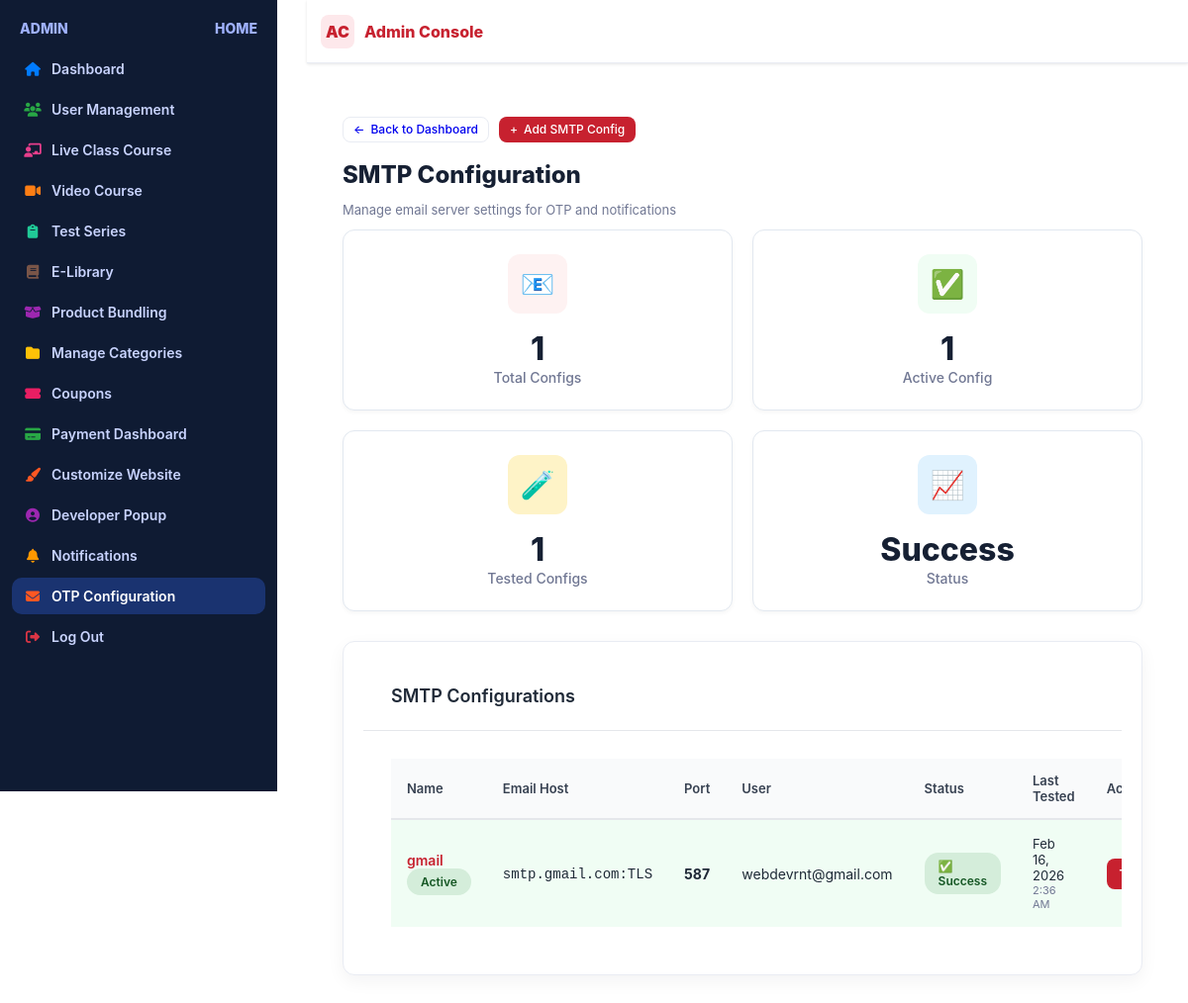
/smtp/ (signed in), run on an earlier commit of the app's database.
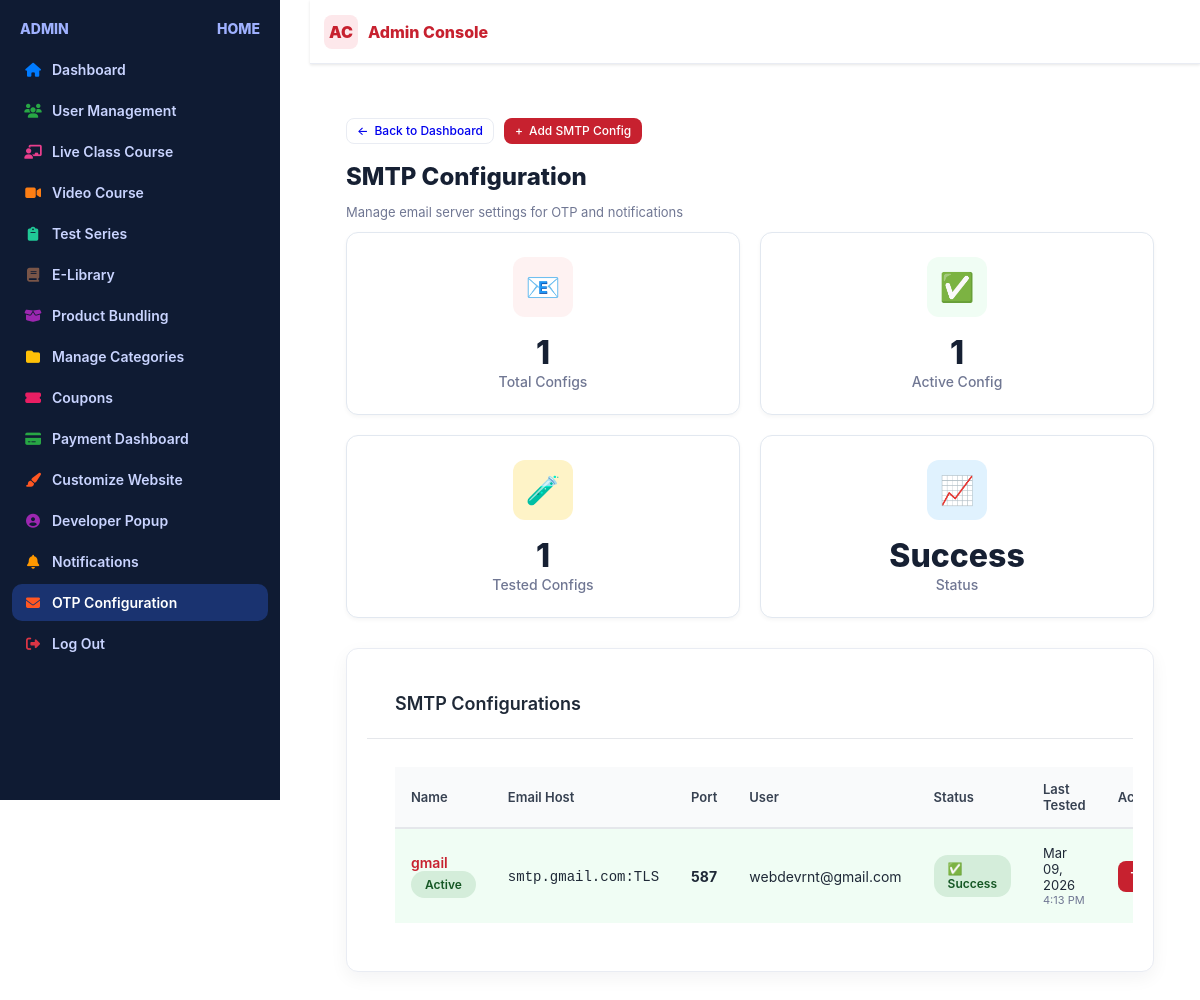
And on a later commit of the database.
### adminpanel/models.py (models this page shows, shortened)
class SMTPConfiguration(models.Model):
    BACKEND_CHOICES = [
        ('django.core.mail.backends.smtp.EmailBackend', 'SMTP Backend'),
        ('django.core.mail.backends.console.EmailBackend', 'Console Backend (Development)'),
    ]
    name = models.CharField(max_length=100, default="Default SMTP")
    email_backend = models.CharField(max_length=200, choices=BACKEND_CHOICES, default='django.core.mail.backends.smtp.EmailBackend')
    email_host = models.CharField(max_length=200, default='smtp.gmail.com', help_text="SMTP server hostname")
    email_port = models.IntegerField(default=587, help_text="SMTP server port (587 for TLS, 465 for SSL)")
    email_use_tls = models.BooleanField(default=True, help_text="Use TLS encryption")
    email_use_ssl = models.BooleanField(default=False, help_text="Use SSL encryption")
    email_host_user = models.EmailField(help_text="Email address for authentication")
    email_host_password = models.CharField(max_length=200, help_text="Email password or app password")
    default_from_email = models.EmailField(help_text="Default sender email address")
    is_active = models.BooleanField(default=True)
    created_at = models.DateTimeField(auto_now_add=True)
    updated_at = models.DateTimeField(auto_now=True)
    last_tested = models.DateTimeField(null=True, blank=True)
    test_status = models.CharField(max_length=20, choices=[
        ('success', 'Success'),
        ('failed', 'Failed'),
        ('pending', 'Pending')
    ], default='pending')
    class Meta:
        ordering = ['-is_active', '-created_at']
        verbose_name = "SMTP Configuration"
        verbose_name_plural = "SMTP Configurations"

### adminpanel/views.py (the view)
# urls.py: path('smtp/', views.smtp_configuration, name='smtp_configuration'),
@login_required
def smtp_configuration(request):
    configurations = SMTPConfiguration.objects.all()
    active_config = configurations.filter(is_active=True).first()
    context = {
        'configurations': configurations,
        'active_config': active_config,
        'total_configs': configurations.count(),
        'tested_configs': configurations.filter(test_status='success').count(),
    }
    return render(request, 'adminpanel/smtp_configuration.html', context)

### adminpanel/context_processors.py (called while the page is built)
def navbar_settings(request):
    try:
        settings = NavbarSettings.objects.filter(is_active=True).first()
        if not settings:
            settings = NavbarSettings.objects.create()
        return {'navbar_settings': settings}
    except Exception as e:
        print(f"Error in navbar_settings context processor: {e}")
        return {'navbar_settings': None}

def footer_settings(request):
    try:
        settings = FooterSettings.objects.filter(is_active=True).first()
        footer_links = FooterLink.objects.filter(is_active=True)
        footer_legal_links = FooterLegalLink.objects.filter(is_active=True)
        if not settings:
            settings = FooterSettings.objects.create()
        return {
            'footer_settings': settings,
            'footer_links': footer_links,
            'footer_legal_links': footer_legal_links,
        }
    except Exception as e:
        print(f"Error in footer_settings context processor: {e}")
        return {
            'footer_settings': None,
            'footer_links': [],
            'footer_legal_links': [],
        }

### adminpanel/templates/adminpanel/smtp_configuration.html (shortened to what the changed rows need)
{% extends 'admin_dashboard.html' %}
{% load static %}
{% block content %}
<div class="wrapper">
    <h1 class="h1">SMTP Configuration</h1>
    <div class="analytics-grid">
        <div class="analytics-card">
            <div class="analytics-icon icon-discount">📈</div>
            <div class="analytics-value">{% if active_config %}{{ active_config.test_status|title }}{% else %}None{% endif %}</div>
            <div class="analytics-label">Status</div>
        </div>
    </div>
    <div class="panel">
        {% if configurations %}
            <div class="admin-card-bd">
                <table class="admin-table">
                    <thead>
                        <tr>
                            <th>Name</th>
                            <th>Email Host</th>
                            <th>Port</th>
                            <th>User</th>
                            <th>Status</th>
                            <th>Last Tested</th>
                            <th>Actions</th>
                        </tr>
                    </thead>
                    <tbody>
                        {% for config in configurations %}
                            <tr {% if config.is_active %}style="background: #f0fdf4;"{% endif %}>
                                <td>
                                    <div class="coupon-code">
                                        {{ config.name }}
                                        {% if config.is_active %}
                                            <span class="status-badge status-active">Active</span>
                                        {% endif %}
                                    </div>
                                </td>
                                <td>
                                    <code>{{ config.email_host }}{% if config.email_use_tls %}:TLS{% endif %}{% if config.email_use_ssl %}:SSL{% endif %}</code>
                                </td>
                                <td><strong>{{ config.email_port }}</strong></td>
                                <td>{{ config.email_host_user }}</td>
                                <td>
                                    {% if config.test_status == 'success' %}
                                        <span class="status-badge status-active">✅ Success</span>
                                    {% elif config.test_status == 'failed' %}
                                        <span class="status-badge status-expired">❌ Failed</span>
                                    {% else %}
                                        <span class="status-badge status-inactive">⏳ Pending</span>
                                    {% endif %}
                                </td>
                                <td>
                                    {% if config.last_tested %}
                                        <div style="font-size: 13px;">{{ config.last_tested|date:"M d, Y" }}</div>
                                        <div style="font-size: 11px; color: var(--admin-muted);">{{ config.last_tested|date:"g:i A" }}</div>
                                    {% else %}
                                        <span style="color: var(--admin-muted); font-style: italic;">Never tested</span>
                                    {% endif %}
                                </td>
                                <td>
                                    <div class="row-actions">
                                        <button onclick="testSMTP({{ config.id }})" class="btn btn-primary" id="test-btn-{{ config.id }}">Test</button>
                                    </div>
                                </td>
                            </tr>
                        {% endfor %}
                    </tbody>
                </table>
            </div>
        {% endif %}
    </div>
</div>
{% endblock %}

What changed in the data, as far as the page shows it:
changed SMTPConfiguration "gmail": last_tested "Feb 16, 2026" → "Mar 09, 2026"; last_tested "2:36 AM" → "4:13 PM"
